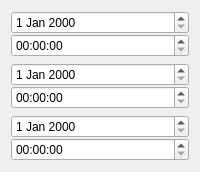
      <widget class="QWidget" name="page">
       <layout class="QVBoxLayout" name="verticalLayout_7">
        <item>
         <widget class="QFrame" name="wefe_frame">
          <layout class="QVBoxLayout" name="verticalLayout_4">
           <property name="spacing">
            <number>0</number>
           </property>
           <property name="leftMargin">
            <number>0</number>
           </property>
           <property name="topMargin">
            <number>0</number>
           </property>
           <property name="rightMargin">
            <number>0</number>
           </property>
           <property name="bottomMargin">
            <number>0</number>
           </property>
           <item>
            <widget class="QDateEdit" name="wefe_date"/>
           </item>
           <item>
            <widget class="QTimeEdit" name="wefe_time"/>
           </item>
          </layout>
         </widget>
        </item>
        <item>
         <widget class="QFrame" name="cspr_frame">
          <layout class="QVBoxLayout" name="verticalLayout_3">
           <property name="spacing">
            <number>0</number>
           </property>
           <property name="leftMargin">
            <number>0</number>
           </property>
           <property name="topMargin">
            <number>0</number>
           </property>
           <property name="rightMargin">
            <number>0</number>
           </property>
           <property name="bottomMargin">
            <number>0</number>
           </property>
           <item>
            <widget class="QDateEdit" name="cspr_date"/>
           </item>
           <item>
            <widget class="QTimeEdit" name="cspr_time"/>
           </item>
          </layout>
         </widget>
        </item>
        <item>
         <widget class="QFrame" name="mm_frame">
          <layout class="QVBoxLayout" name="verticalLayout_2">
           <property name="spacing">
            <number>0</number>
           </property>
           <property name="leftMargin">
            <number>0</number>
           </property>
           <property name="topMargin">
            <number>0</number>
           </property>
           <property name="rightMargin">
            <number>0</number>
           </property>
           <property name="bottomMargin">
            <number>0</number>
           </property>
           <item>
            <widget class="QDateEdit" name="mental_mental_date"/>
           </item>
           <item>
            <widget class="QTimeEdit" name="mental_mental_time"/>
           </item>
          </layout>
         </widget>
        </item>
       </layout>
      </widget>
